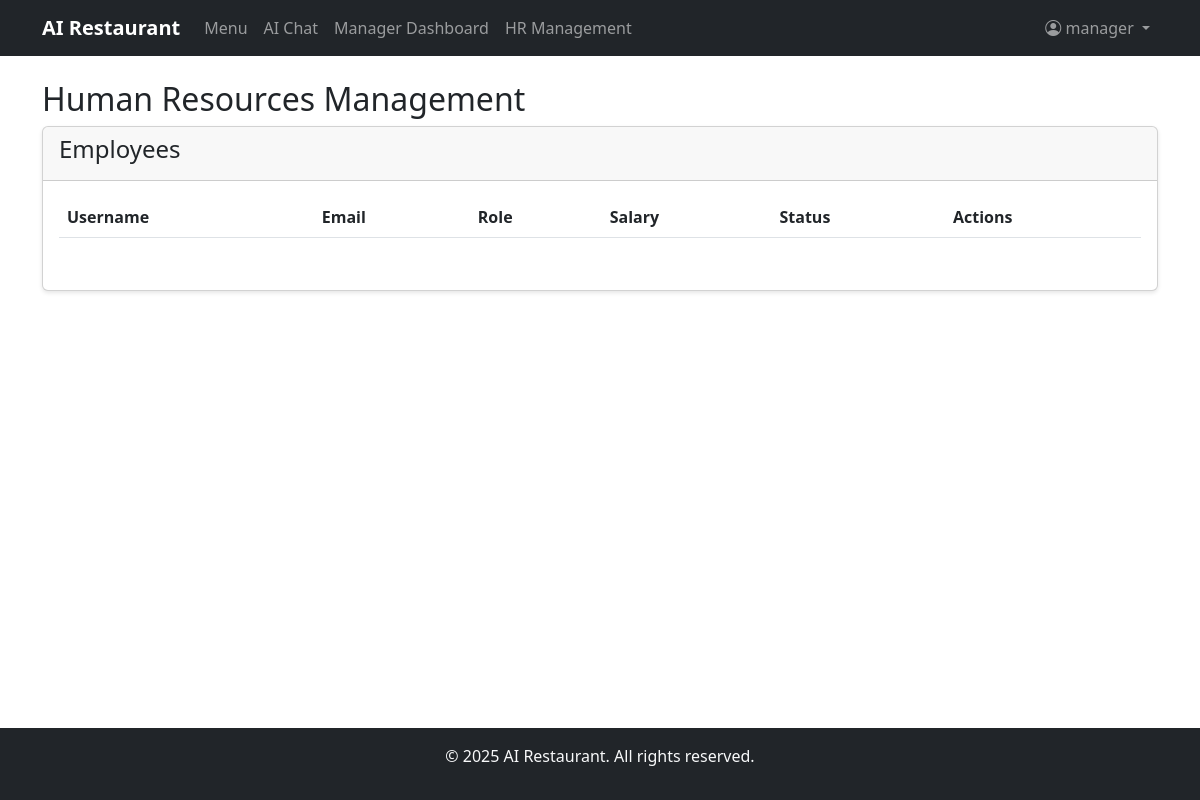
Before: /hr_management (signed in) with the older database file.
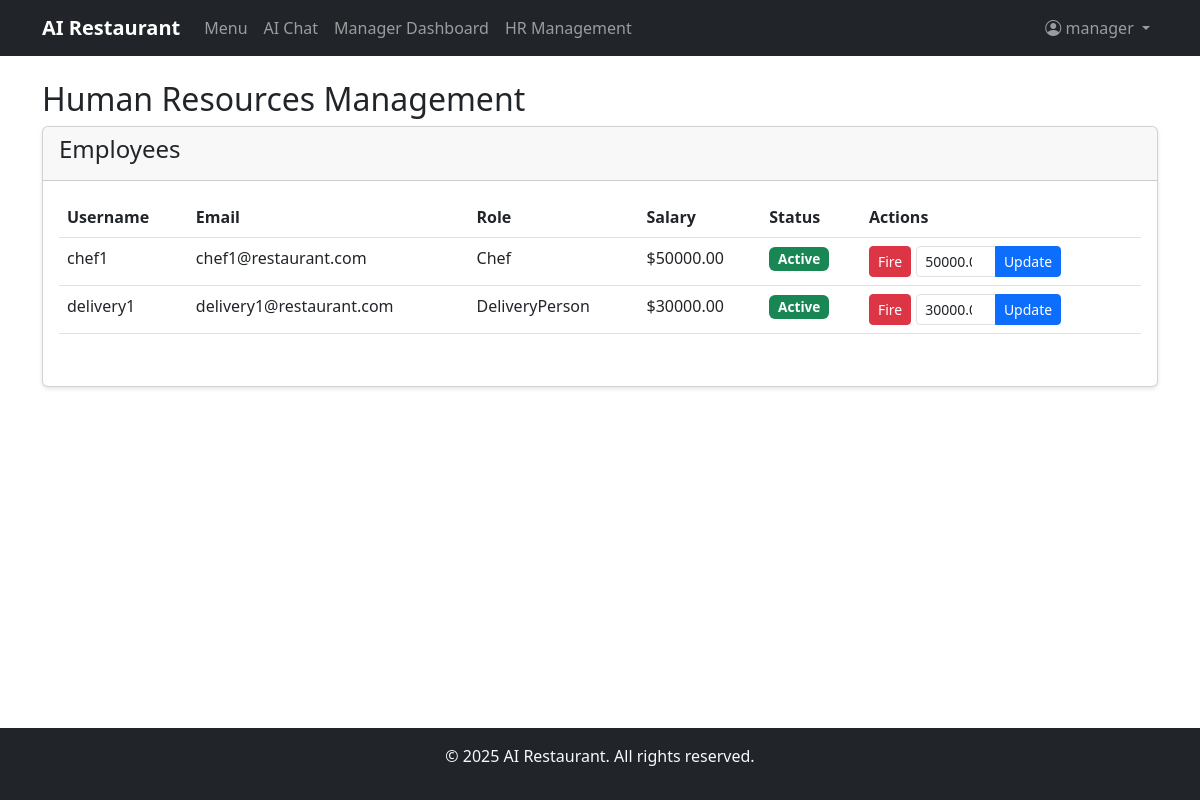
After: the same page with the newer database file.
### Online_Restaurant/models.py (models this page shows, shortened)
class User(UserMixin, db.Model):
    __tablename__ = 'users'
    id = db.Column(db.Integer, primary_key=True)
    username = db.Column(db.String(80), unique=True, nullable=False, index=True)
    email = db.Column(db.String(120), unique=True, nullable=False)
    password_hash = db.Column(db.String(255), nullable=False)
    role = db.Column(db.String(20), nullable=False, default='Visitor')  # Visitor, Customer, VIP, Chef, DeliveryPerson, Manager
    balance = db.Column(db.Float, default=0.0)
    salary = db.Column(db.Float, default=0.0)  # For employees
    created_at = db.Column(db.DateTime, default=datetime.utcnow)
    is_active = db.Column(db.Boolean, default=True)
    orders_placed = db.relationship('Order', foreign_keys='Order.customer_id', backref='customer', lazy='dynamic')
    orders_delivered = db.relationship('Order', foreign_keys='Order.delivery_person_id', backref='delivery_person', lazy='dynamic')
    complaints_filed = db.relationship('Complaint', foreign_keys='Complaint.filed_by_id', backref='filer', lazy='dynamic')
    complaints_received = db.relationship('Complaint', foreign_keys='Complaint.filed_against_id', backref='target', lazy='dynamic')
    compliments_filed = db.relationship('Compliment', foreign_keys='Compliment.filed_by_id', backref='filer', lazy='dynamic')
    compliments_received = db.relationship('Compliment', foreign_keys='Compliment.filed_against_id', backref='target', lazy='dynamic')
    warnings = db.relationship('Warning', backref='user', lazy='dynamic')
    ratings_given = db.relationship('Rating', foreign_keys='Rating.customer_id', lazy='dynamic')
    menu_items = db.relationship('Menu', backref='chef', lazy='dynamic')
    def is_vip(self):
        return self.role == 'VIP'
    def is_chef(self):
        return self.role == 'Chef'
    def is_delivery(self):
        return self.role == 'DeliveryPerson'
    def is_manager(self):
        return self.role == 'Manager'
    def is_customer(self):
        return self.role in ['Customer', 'VIP']

### Online_Restaurant/app.py (the view)
@app.route('/hr_management')
@login_required
@role_required('Manager')
def hr_management():
    employees = User.query.filter(User.role.in_(['Chef', 'DeliveryPerson'])).all()
    blacklisted = Blacklist.query.all()
    return render_template('hr_management.html', employees=employees, blacklisted=blacklisted)

### Online_Restaurant/app.py (called while the page is built)
@login_manager.user_loader
def load_user(user_id):
    return db.session.get(User, int(user_id))

def role_required(*roles):
    def decorator(f):
        @wraps(f)
        @login_required
        def decorated_function(*args, **kwargs):
            if current_user.role not in roles:
                flash('You do not have permission to access this page.', 'danger')
                return redirect(url_for('index'))
            return f(*args, **kwargs)
        return decorated_function
    return decorator

### Online_Restaurant/templates/hr_management.html (shortened to what this page needs)
{% extends "base.html" %}
{% block content %}
<h2>Human Resources Management</h2>
<div class="card mb-4">
    <div class="card-header">
        <h4>Employees</h4>
    </div>
    <div class="card-body">
        <div class="table-responsive">
            <table class="table">
                <thead>
                    <tr>
                        <th>Username</th>
                        <th>Email</th>
                        <th>Role</th>
                        <th>Salary</th>
                        <th>Status</th>
                        <th>Actions</th>
                    </tr>
                </thead>
                <tbody>
                    {% for employee in employees %}
                    <tr>
                        <td>{{ employee.username }}</td>
                        <td>{{ employee.email }}</td>
                        <td>{{ employee.role }}</td>
                        <td>${{ "%.2f"|format(employee.salary) }}</td>
                        <td>
                            <span class="badge bg-{{ 'success' if employee.is_active else 'danger' }}">
                                {{ 'Active' if employee.is_active else 'Inactive' }}
                            </span>
                        </td>
                        <td>
                            <div class="btn-group">
                                <form method="POST" action="{{ url_for('hire_fire', user_id=employee.id) }}" class="d-inline">
                                    {% if employee.is_active %}
                                    <button type="submit" name="action" value="fire" class="btn btn-sm btn-danger"
                                            onclick="return confirm('Fire {{ employee.username }}?')">Fire</button>
                                    {% else %}
                                    <button type="submit" name="action" value="hire" class="btn btn-sm btn-success">Hire</button>
                                    {% endif %}
                                </form>
                                <form method="POST" action="{{ url_for('adjust_salary', user_id=employee.id) }}" class="d-inline">
                                    <div class="input-group" style="width: 150px;">
                                        <input type="number" name="salary" class="form-control form-control-sm"
                                               value="{{ employee.salary }}" step="0.01" min="0">
                                        <button type="submit" class="btn btn-sm btn-primary">Update</button>
                                    </div>
                                </form>
                            </div>
                        </td>
                    </tr>
                    {% endfor %}
                </tbody>
            </table>
        </div>
    </div>
</div>
{% endblock %}

Changed rows visible on the page:
added User: username "chef1", email "chef1@restaurant.com", role "Chef", salary "50000.00", is_active "Active", salary "50000.0"
added User: username "delivery1", email "delivery1@restaurant.com", role "DeliveryPerson", salary "30000.00", is_active "Active", salary "30000.0"
